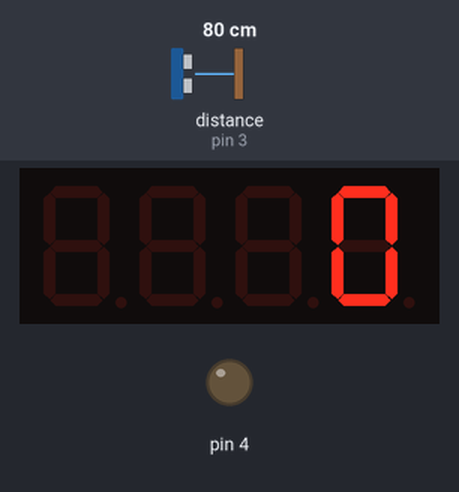
Recording of a sketch running on a simulated Arduino Uno, built with avr-gcc and run on an emulated ATmega328P. Parts: 4-digit seven-segment display, output pins drawn as LEDs (lit = HIGH). The inputs (shaded band) are chosen by the test bench; at power-on: distance to the obstacle (sensor on pin 3) 80 cm. The echo pulse lasts 58.3 µs per cm; pins used as bus, display or sensor lines are not drawn; what the sketch prints to the serial monitor is not drawn.

Above: at 0.97 s.

The sketch:

Medidor_Inductancia_TM1637.ino
```cpp
#include <Wire.h>
#include <TM1637Display.h>
#define CLK 6   // define CLK pin (any digital pin)
#define DIO 7   // define DIO pin (any digital pin)
#define outImpulso 2
#define inImpulso  3
TM1637Display display(CLK, DIO);

//showNumberDec(numero, ceros precedentes /true o false/, longitud /1 a 4/, posicion /0 a 3/);
//showNumberDecEx(numero, puntos, ceros precedentes /true o false/, longitud /1 a 4/, posicion /0 a 3/);

unsigned long t = 0;
unsigned long iniPeriodo = 0;
unsigned long transcurrido = 0;
float Lx  = 0;
float fo  = 0;
float cap = 0.00000096;   //Valor del capacitor en paralelo a Lx (Ejemplo 883nF)
float pi  = 3.14159;

float inductancia(void){
   digitalWrite(outImpulso, HIGH);
   delay(1);
   digitalWrite(outImpulso, LOW);
   t = pulseIn(inImpulso, LOW);
   fo = 1000000 / (2 * t);
   Lx = (1 / (4 * pow(pi,2) * pow(fo,2) * cap)) * 1000000;
   return Lx;
}

void setup(){
   Serial.begin(9600);
   display.setBrightness(4);
   pinMode(inImpulso, INPUT_PULLUP);
   pinMode(outImpulso, OUTPUT);
   pinMode(4, OUTPUT);
}

void loop(){
   if(inductancia() > 9999){
     int Divide = inductancia()/10;
     digitalWrite(4, HIGH);
     display.showNumberDecEx(Divide, 0b01000000);
     delay(150);
     display.clear();
   }
   else if(inductancia() > 99999){
     int MegaDivide = inductancia()/1000;
     digitalWrite(4, HIGH);
     display.showNumberDecEx(MegaDivide, 0b00000000);
     delay(150);
     display.clear();
   }
   else{
     digitalWrite(4, LOW);
     display.showNumberDecEx(inductancia(), 0b00000000);
     delay(150);
     display.clear();
   }
   Serial.println(inductancia());
}
```
